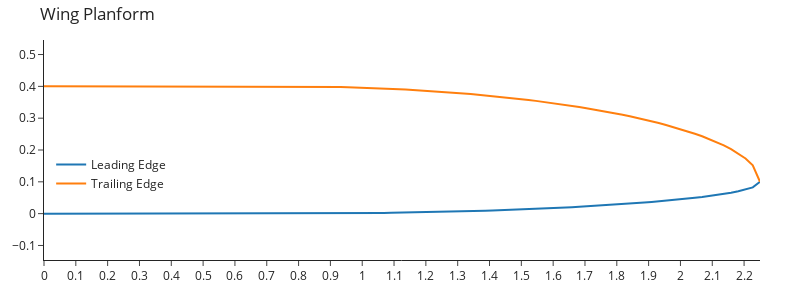

This figure's notebook cell:
### Code cell
from acdesign.aircraft.wing import Wing
from acdesign.aircraft.wing_panel import WingPanel

wing = Wing(
    [
        WingPanel.trapezoidal(1.5, 1.5 * 0.4, 1, 0.25),
        WingPanel.elliptical_cr(3, 0.4, 0.25),
    ]
)

print(wing)
fig = wing.plot()
fig.update_layout(
    template="simple_white",
    title="Wing Planform",
    xaxis=dict(dtick=0.1),
    yaxis=dict(dtick=0.1),
    legend=dict(yanchor="top", y=0.5, xanchor="left", x=0.01),
    margin=dict(l=40, r=40, t=40, b=40),
    width=800,
    height=300,
)
